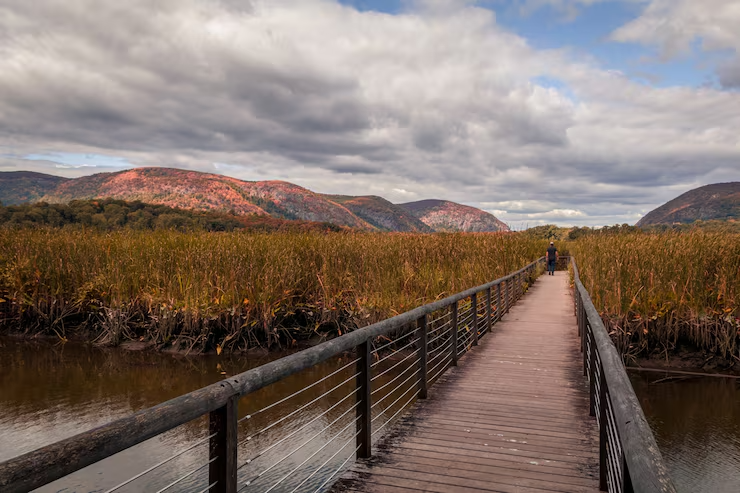
#> input picture pract_2/images/paisaje_2.tiff, 740 x 493 px
$ python VisualizaOpenCV.py
#> lines starting #> are read from the running program, lines starting #| are printed output that depends on the picture
import cv2  # OpenCV
import numpy as np
import matplotlib.pyplot as plt
from pathlib import Path

# Obtener ruta relativa a la imagen
image_path = Path(__file__).parent.parent / "images" / "paisaje_2.tiff"

src = cv2.imread(image_path)
#> src is the input picture: shape (493, 740, 3); mean B, G, R 104.3, 112.2, 127.4
img_rgb = cv2.cvtColor(src, cv2.COLOR_BGR2RGB)
dst = cv2.resize(img_rgb, (256, 256), interpolation=cv2.INTER_CUBIC)
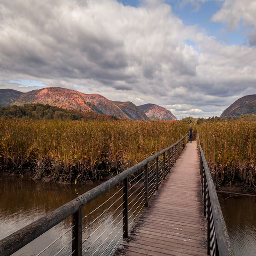
#> dst: shape (256, 256, 3); mean R, G, B 127.4, 112.1, 104.3

plt.subplot(121),plt.imshow(img_rgb),plt.title('Input') # Visualización en matpolotlib.pyplot
plt.subplot(122),plt.imshow(dst),plt.title('Output')
plt.show()
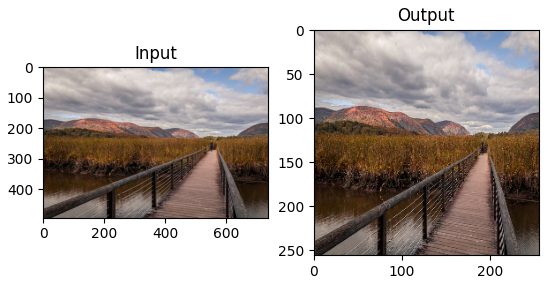
#> figure drawn by matplotlib, 2 panels

# [5 lines of commented-out code are left out]

$ run again, with pract_2/images/aloel.jpg saved as pract_2/images/paisaje_2.tiff
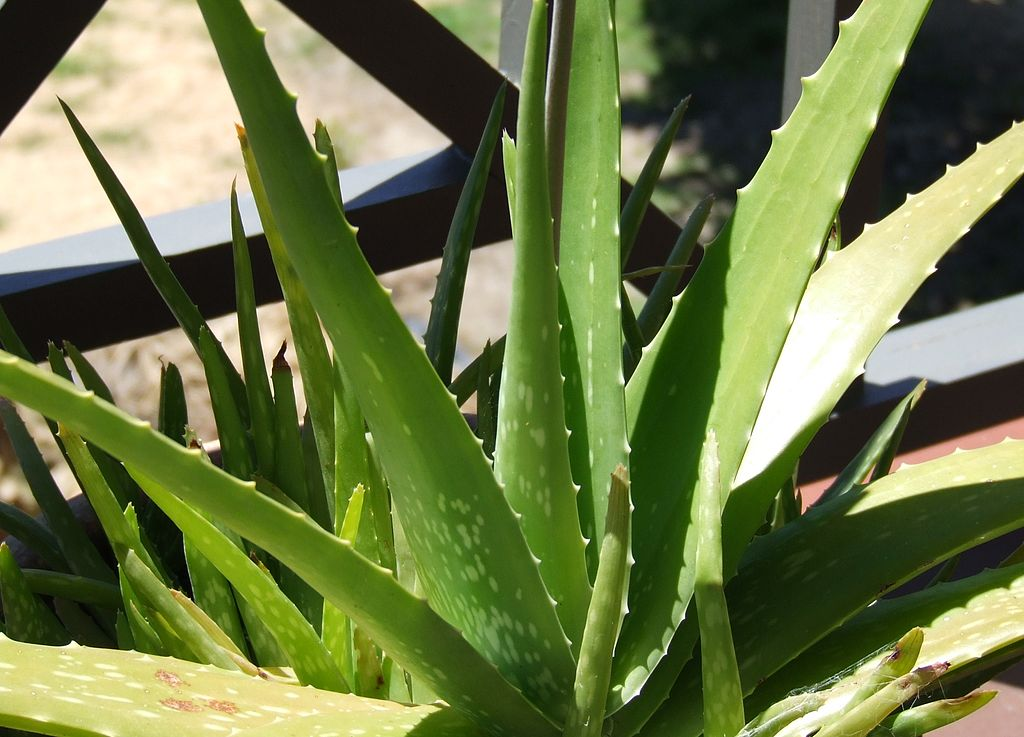
#> input picture pract_2/images/aloel.jpg, 1024 x 737 px
#> src is the input picture: shape (737, 1024, 3); mean B, G, R 71.3, 120.2, 108.2
#> `dst = cv2.resize(img_rgb, (256, 256), interpolation=cv2.INTER_CUBIC)`:
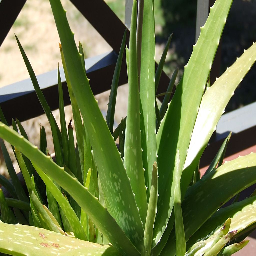
#> dst: shape (256, 256, 3); mean R, G, B 108.2, 120.2, 71.2
#> `plt.show()`:
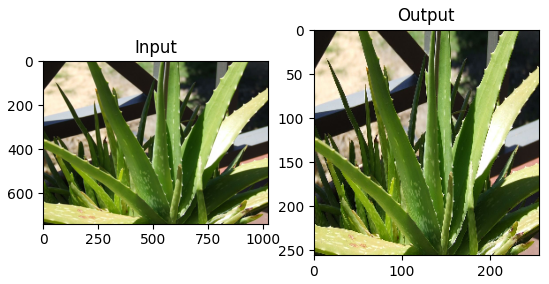
#> figure drawn by matplotlib, 2 panels

$ run again, with pract_2/images/building4.JPG saved as pract_2/images/paisaje_2.tiff
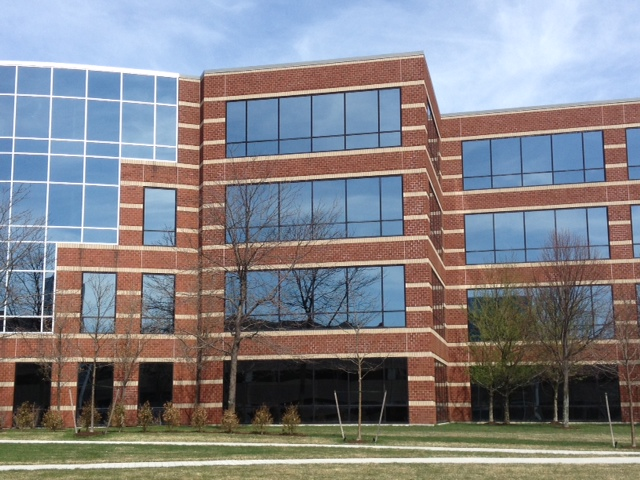
#> input picture pract_2/images/building4.JPG, 640 x 480 px
#> src is the input picture: shape (480, 640, 3); mean B, G, R 135.1, 130.7, 131.9
#> `dst = cv2.resize(img_rgb, (256, 256), interpolation=cv2.INTER_CUBIC)`:
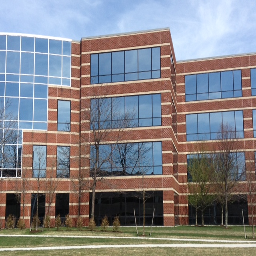
#> dst: shape (256, 256, 3); mean R, G, B 131.8, 130.6, 135.1
#> `plt.show()`:
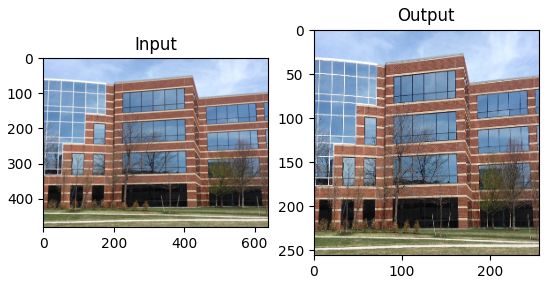
#> figure drawn by matplotlib, 2 panels

$ run again, with pract_2/images/building5.JPG saved as pract_2/images/paisaje_2.tiff
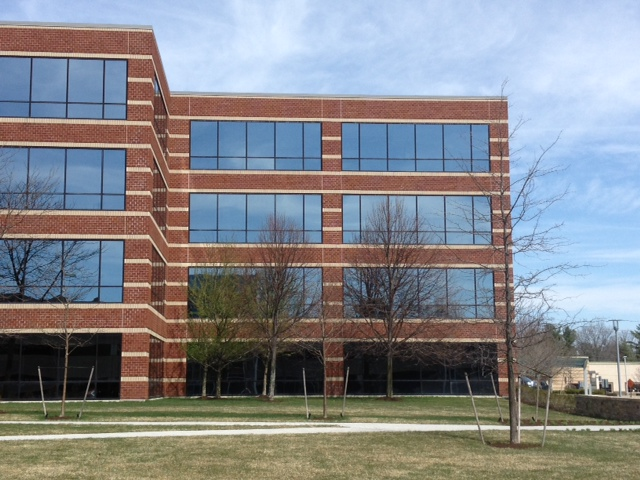
#> input picture pract_2/images/building5.JPG, 640 x 480 px
#> src is the input picture: shape (480, 640, 3); mean B, G, R 139.6, 134.8, 132.6
#> `dst = cv2.resize(img_rgb, (256, 256), interpolation=cv2.INTER_CUBIC)`:
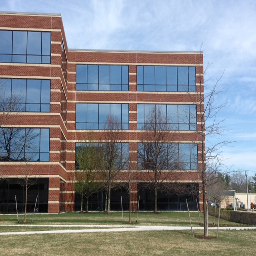
#> dst: shape (256, 256, 3); mean R, G, B 132.6, 134.8, 139.6
#> `plt.show()`:
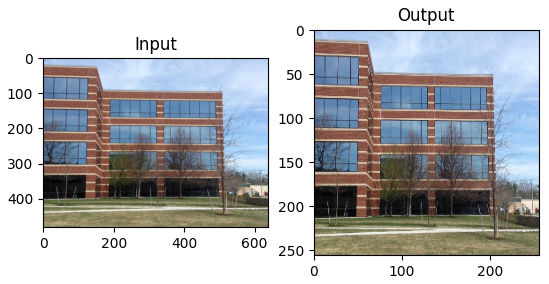
#> figure drawn by matplotlib, 2 panels
